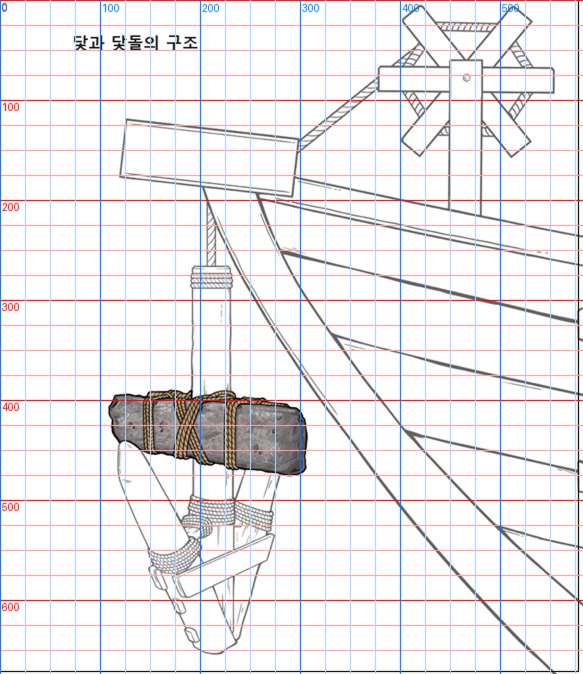
#> input picture build/staging/r194/drawing-grid-2x.png, 1166 x 1348 px, given in place of drawing-grid-2x.png-top-before.png, which was not available (shown at 1/2 size)
$ python r346_wpair.py ../../r194/drawing-grid-2x.png
#> lines starting #> are read from the running program, lines starting #| are printed output that depends on the picture; after the words box and inside, x2 and y2 are one past the last pixel; in counts of white or black regions, pixels touching at a corner belong together
# witness pair: before | after, cropped to the changed box, side by side
import sys
from PIL import Image, ImageChops
for n in sys.argv[1:]:
    a = Image.open(f'wit/{n}-top-before.png').convert('RGB'); b = Image.open(f'wit/{n}-top-after.png').convert('RGB')
#> further down, a is the input picture: PIL image 1166x1348 RGB; mean R, G, B 237.1, 233.6, 236.6
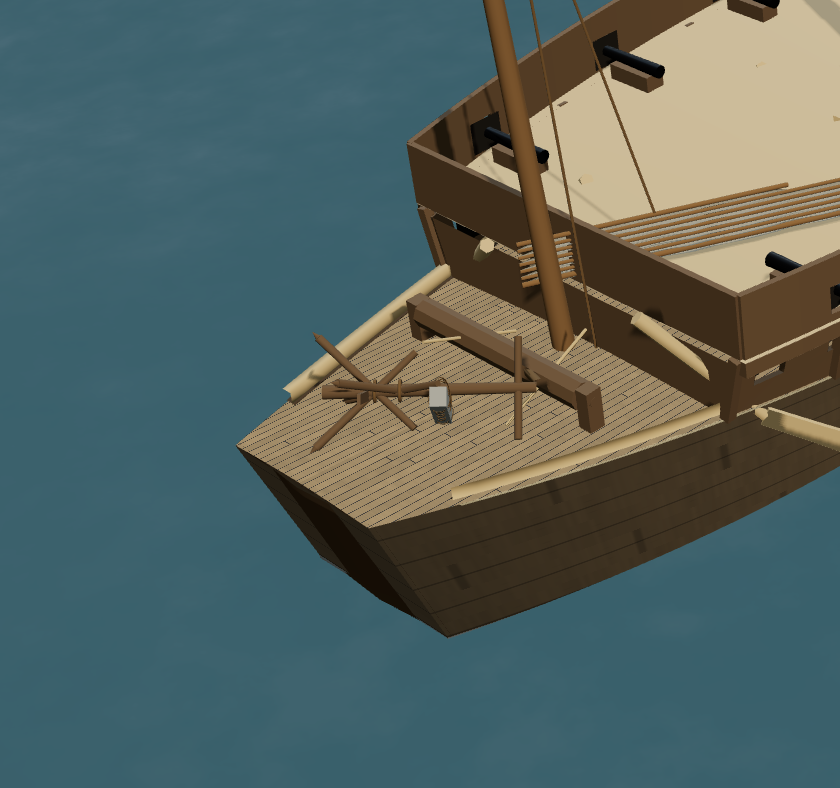
#> input picture build/staging/r194/look-pan-a-crop.png, 840 x 788 px, given in place of drawing-grid-2x.png-top-after.png, which was not available
#> further down, b is the input picture: PIL image 840x788 RGB; mean R, G, B 83.3, 98.9, 95.4
    d = ImageChops.difference(a, b).convert('L').point(lambda v: 255 if v > 14 else 0)
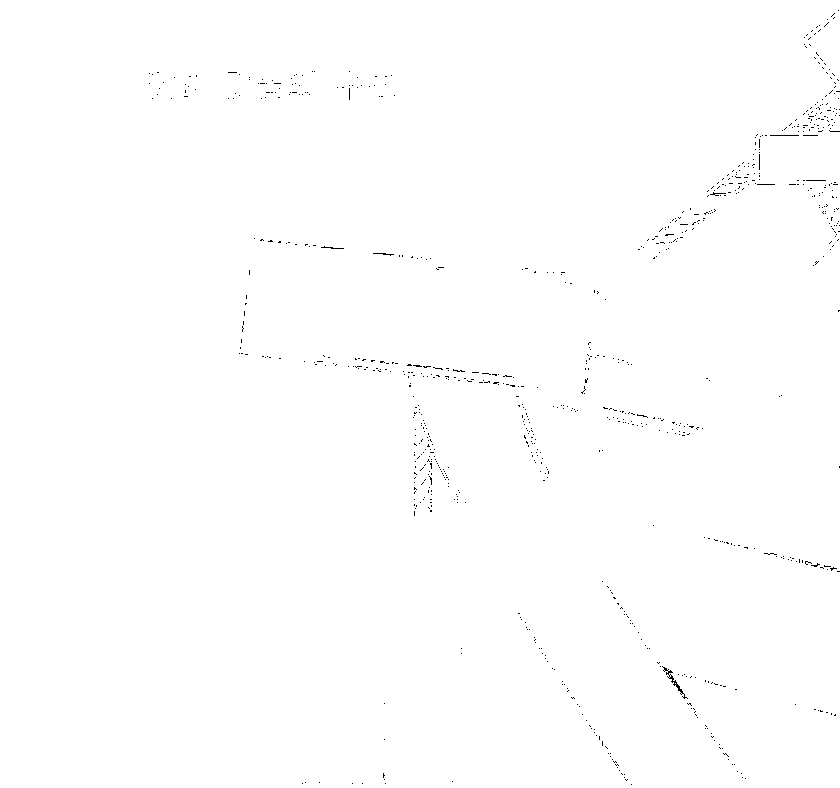
#> d: PIL image 840x788 L; 99.7% white; black in thin lines or dots, all inside (x1, y1, x2, y2) = (149, 10, 840, 785)
    bb = d.getbbox(); print(n, 'bbox', bb)
#> after `bb = d.getbbox()`: bb = (0, 0, 840, 788)
#| ../../r194/drawing-grid-2x.png bbox (0, 0, 840, 788)
    if not bb: continue
    x0, y0, x1, y1 = bb; pad = 120
#> after `x0, y0, x1, y1 = bb`: x0 = 0; y0 = 0; x1 = 840; y1 = 788
    box = (max(0, x0 - pad), max(0, y0 - pad), min(a.width, x1 + pad), min(a.height, y1 + pad))
#> box = (0, 0, 960, 908)
    ca, cb = a.crop(box), b.crop(box)
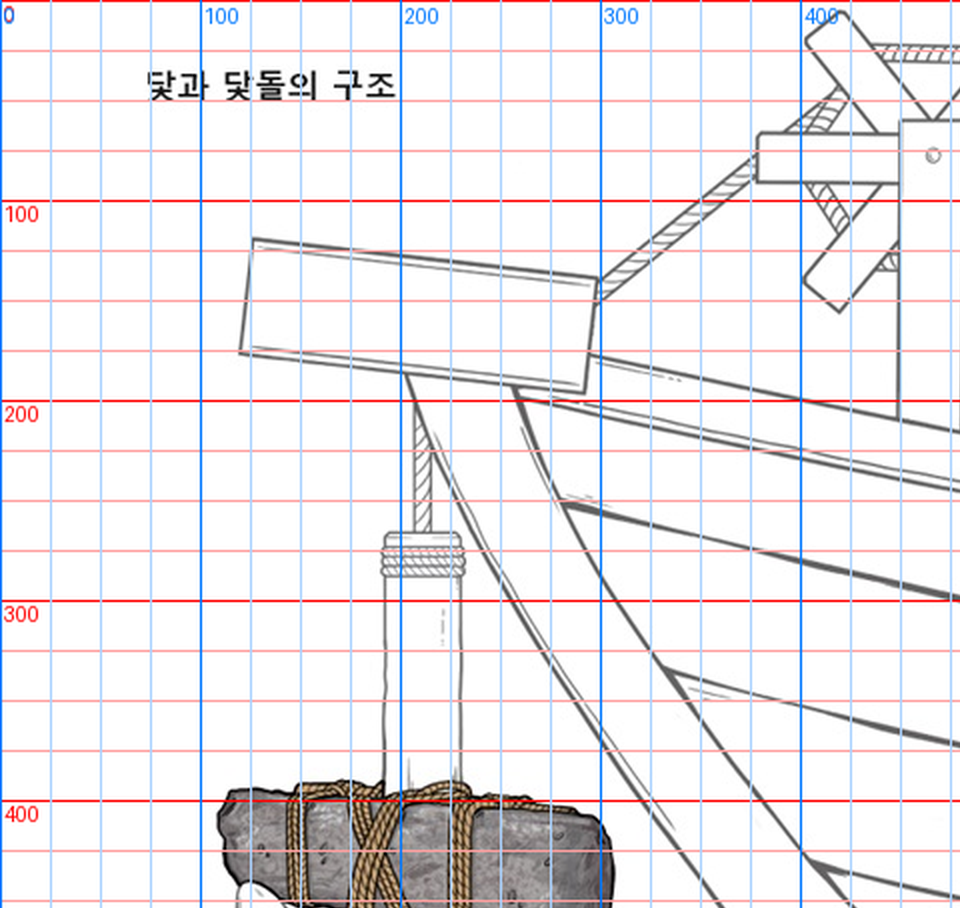
#> ca: PIL image 960x908 RGB; mean R, G, B 236, 232.1, 235.1
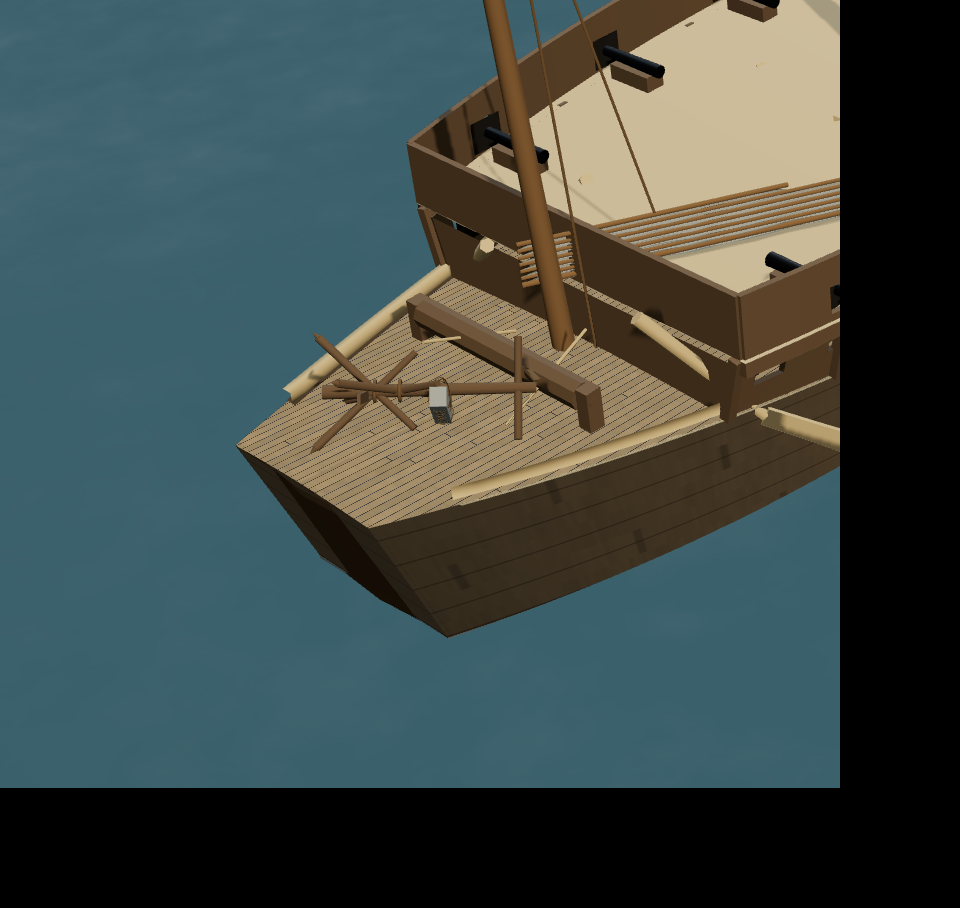
#> cb: PIL image 960x908 RGB; mean R, G, B 63.2, 75.1, 72.4
    o = Image.new('RGB', (ca.width, ca.height * 2 + 10), 'white'); o.paste(ca, (0, 0)); o.paste(cb, (0, ca.height + 10))
#> after `o = Image.new('RGB', (ca.width, ca.height * 2 + 10), 'white')`: o: PIL image 960x1826 RGB; every value is 255
#> after `o.paste(ca, (0, 0))`:
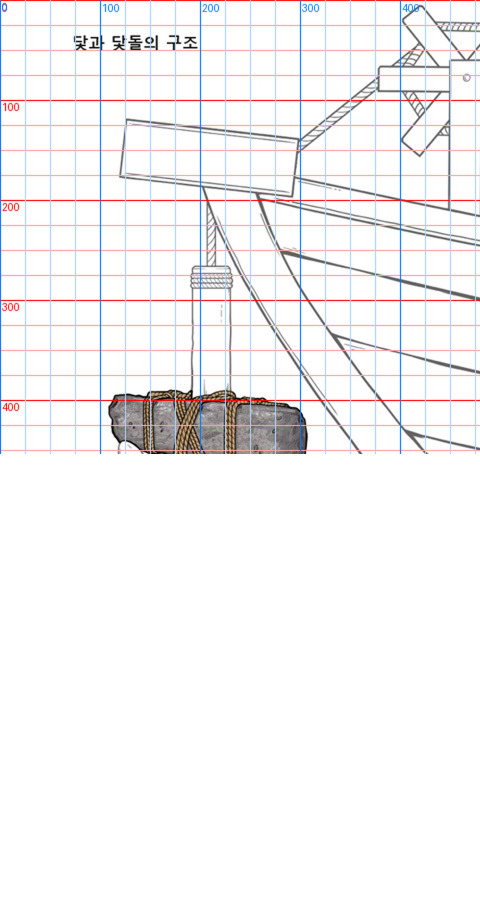
#> o: PIL image 960x1826 RGB (shown at 1/2 size); mean R, G, B 245.6, 243.6, 245.1
#> after `o.paste(cb, (0, ca.height + 10))`:
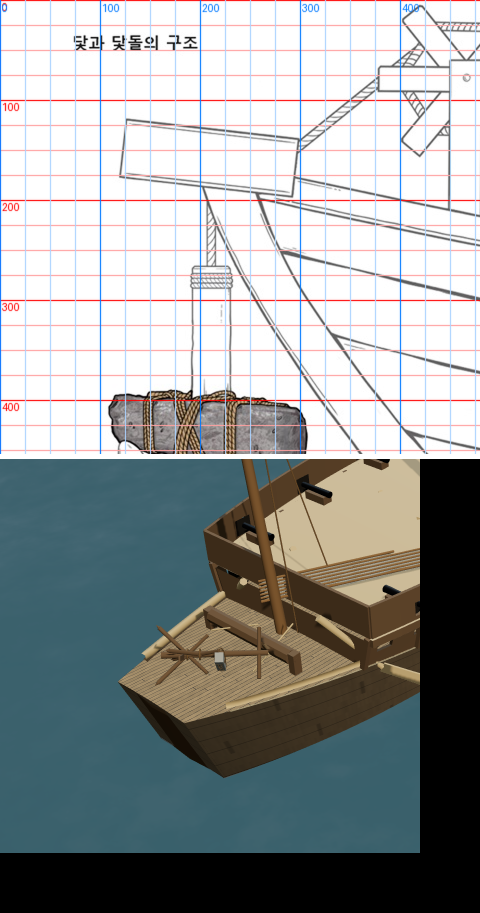
#> o: PIL image 960x1826 RGB (shown at 1/2 size); mean R, G, B 150.2, 154.1, 154.3
    k = min(1.0, 1400 / o.width, 1400 / o.height)
#> k = 0.767
    o.resize((int(o.width * k), int(o.height * k)), Image.LANCZOS).save(f'wit/pair-{n}.png')
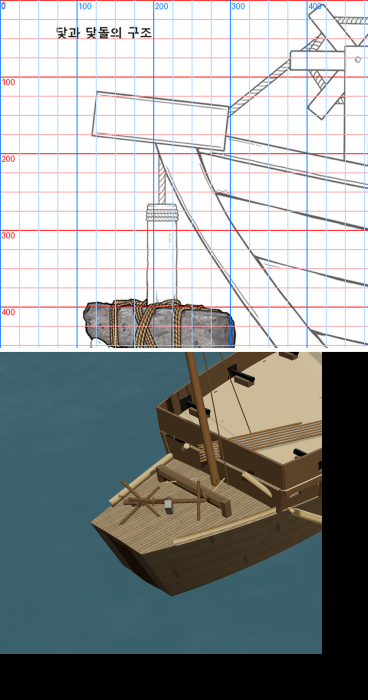
#> saved as drawing-grid-2x.png.png: PIL image 736x1400 RGB (shown at 1/2 size); mean R, G, B 150.1, 154.1, 154.3
